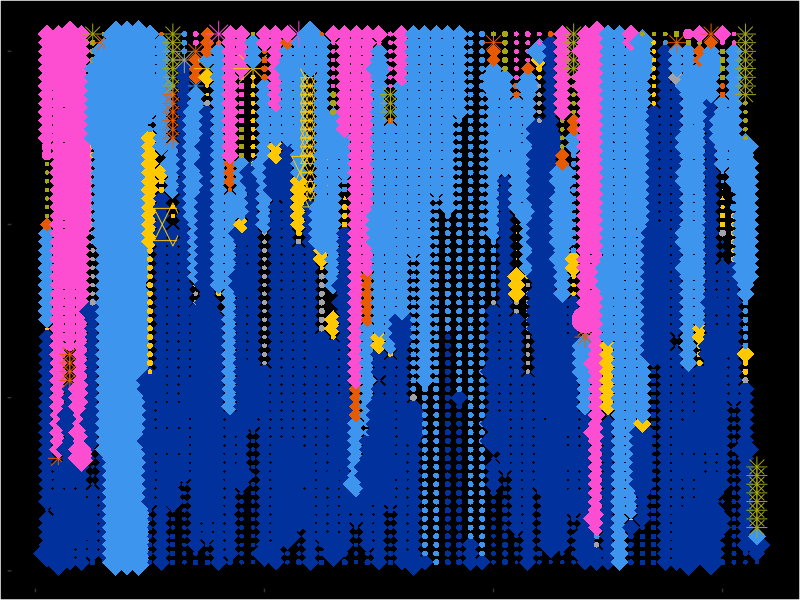
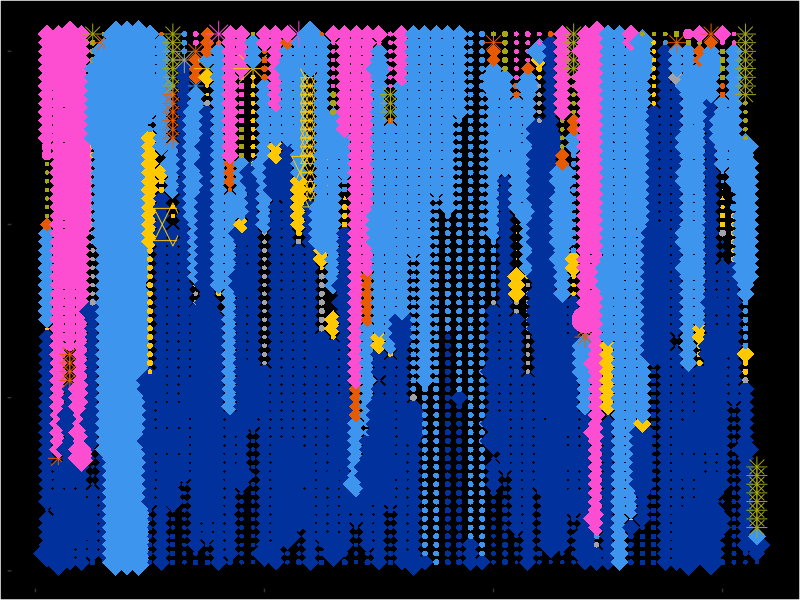

Write the R code that produced these figures, in order.
df = read.csv("astro_tag_exif_autotags_clean_quality.csv")
#df = read.csv("model_quality.csv")
df = df[!is.na(df$size),]
library(ggplot2)

the.rest = c("PENTAX","KODAK","SBIG","APPLE","SAMSUNG","MINOLTA",
             "LEICA","HP","ERICSSON","SIGMA","GE","CASIO","RICOH","BENQ")

makeplot = as.character(df$make)

for (i in 1:3856) {
  if (makeplot[i] %in% the.rest) {
    makeplot[i] = "MINOR"
  }
}

df$makeplot = factor(makeplot)
colors = c("#01319c","#a4a4a7","#ffc801","#3d95ed","#e85a01","#a5a715","#fd4dd0")


#----------
# hist
#----------



df$date_taken = as.Date(df$date_taken)
df$xbin = c(rep(1:62,each=62),rep(63,times=12))
#df$xbin = cut(df$date_taken,242,labels=FALSE) 
#df.sorted = df[order(df$year,df$makeplot,df$type),]
df.sorted = df[order(df$xbin,df$makeplot,df$type),]

#bin.table = table(df.sorted$year)
bin.table = table(df.sorted$xbin)

ypos = c()
for (i in 1:length(bin.table)) {
  col.height = bin.table[i]
  ypos = append(ypos,c(1:col.height))
}

df.sorted$ypos = ypos

ggplot(df.sorted,aes(xbin,ypos,
                     color=makeplot,
                     size=size,
                     shape=type)) + 
#ggplot(df.sorted,aes(year,ypos,color=makeplot,size=count,shape=type)) + 
  geom_point() +
  #geom_point(stroke=1,size=1) +
  scale_shape_manual(values=c(11,15,16,18,8,17)) +
  #scale_shape_manual(values=c(11,0,1,5,8,2)) +
  scale_size_continuous(range = c(.1,9)) +
  scale_color_manual(values = colors) +
  theme(panel.background = element_rect(fill = "black"),
        #panel.grid.major = element_line(color = "white",size=0.25),
        #panel.grid.minor = element_line(color = "white",size=0.25,linetype="dashed"),
        panel.grid.major = element_blank(),
        panel.grid.minor = element_blank(),
        plot.background = element_rect(fill = "black"),
        text = element_blank(),
        axis.text = element_blank(),
        legend.position = "none")

ggsave(filename="/Users/damoncrockett/Desktop/astrophotography_data/hist-date-flat.png",
       width=16,height=16,units="in",limitsize=0)


